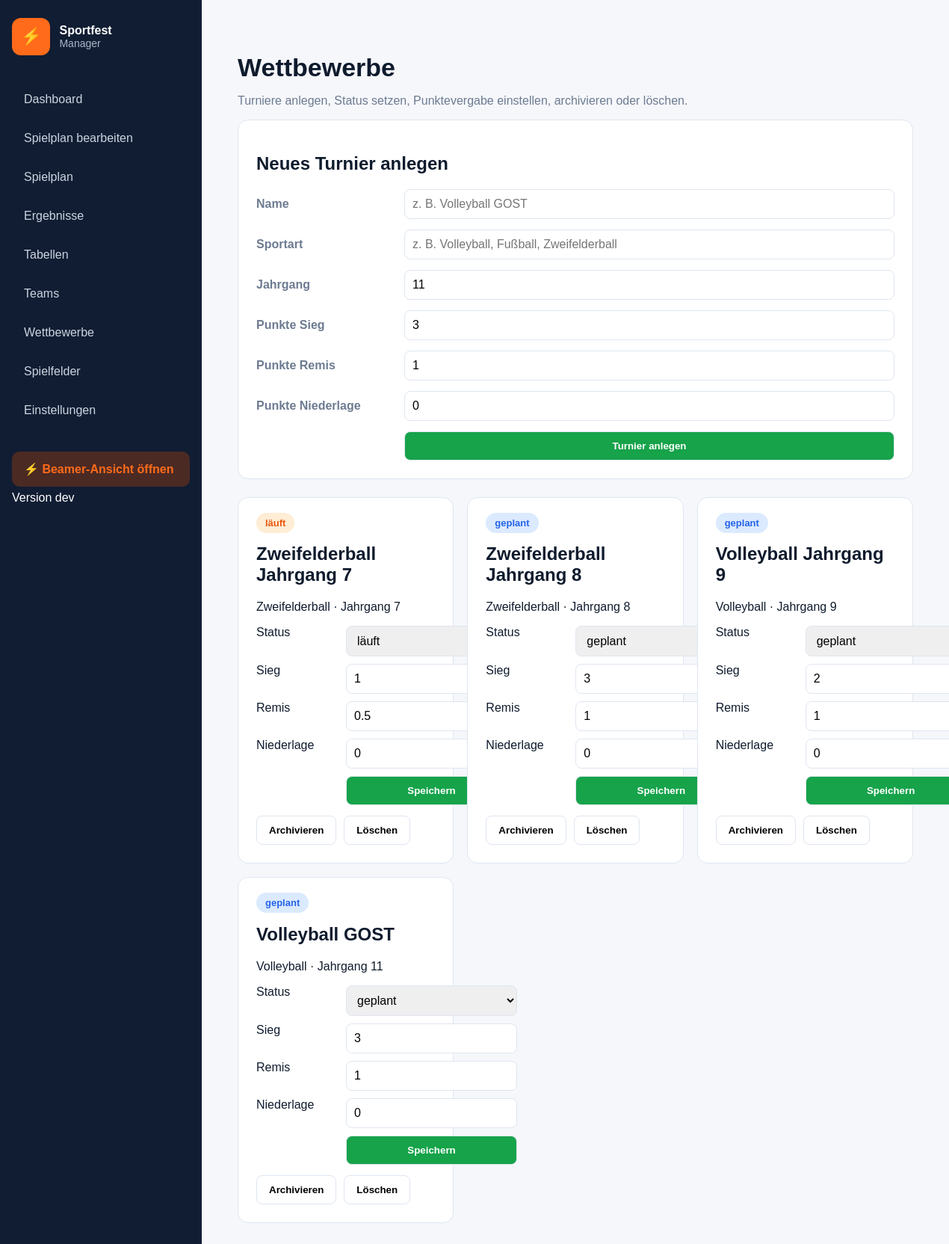
Screenshot of /wettbewerbe with the database file from the repository.
### tables this page shows
CREATE TABLE competitions (
            id INTEGER PRIMARY KEY AUTOINCREMENT,
            name TEXT NOT NULL UNIQUE,
            sportart TEXT NOT NULL,
            jahrgang INTEGER NOT NULL,
            status TEXT NOT NULL DEFAULT 'geplant',
            points_win INTEGER NOT NULL DEFAULT 3,
            points_draw INTEGER NOT NULL DEFAULT 1,
            points_loss INTEGER NOT NULL DEFAULT 0
        );

### app/main.py (the view)
@app.get("/wettbewerbe")
def wettbewerbe(request: Request):
    competitions = get_all_competitions()
    return templates.TemplateResponse(
        request=request,
        name="wettbewerbe.html",
        context={"competitions": competitions}
    )

### app/database.py (called while the page is built)
def get_conn():
    conn = sqlite3.connect(DB_PATH)
    conn.row_factory = sqlite3.Row
    return conn

### app/main.py (called while the page is built)
def get_app_version():
    try:
        with open("/app/VERSION", "r", encoding="utf-8") as version_file:
            return version_file.read().strip()
    except FileNotFoundError:
        return "dev"

def get_all_competitions():
    with get_conn() as conn:
        return conn.execute("""
            SELECT *
            FROM competitions
            ORDER BY
                CASE WHEN status = 'archiviert' THEN 1 ELSE 0 END,
                jahrgang,
                name
        """).fetchall()

### app/templates/wettbewerbe.html (shortened to what this page needs)
{% extends "base.html" %}
{% block content %}
<h1>Wettbewerbe</h1>
<p class="muted">Turniere anlegen, Status setzen, Punktevergabe einstellen, archivieren oder löschen.</p>
<section class="panel">
    <h2>Neues Turnier anlegen</h2>
    <form method="post" action="/competition/create" class="admin-form">
        <label>Name</label>
        <input type="text" name="name" placeholder="z. B. Volleyball GOST" required>
        <label>Sportart</label>
        <input type="text" name="sportart" placeholder="z. B. Volleyball, Fußball, Zweifelderball" required>
        <label>Jahrgang</label>
        <input type="number" name="jahrgang" value="11" min="1" max="13" required>
        <label>Punkte Sieg</label>
        <input type="number" step="0.5" name="points_win" value="3" required>
        <label>Punkte Remis</label>
        <input type="number" step="0.5" name="points_draw" value="1" required>
        <label>Punkte Niederlage</label>
        <input type="number" step="0.5" name="points_loss" value="0" required>
        <button class="green" type="submit">Turnier anlegen</button>
    </form>
</section>
<section class="cards">
{% for c in competitions %}
    <div class="card column {% if c.status == 'archiviert' %}archived-card{% endif %}">
        <span class="badge {{ c.status }}">{{ c.status }}</span>
        <h2>{{ c.name }}</h2>
        <p>{{ c.sportart }} · Jahrgang {{ c.jahrgang }}</p>
        <form method="post" action="/competition/{{ c.id }}/update" class="points-form">
            <label>Status</label>
            <select name="status" required>
                <option value="geplant" {% if c.status == "geplant" %}selected{% endif %}>geplant</option>
                <option value="läuft" {% if c.status == "läuft" %}selected{% endif %}>läuft</option>
            </select>
            <label>Sieg</label>
            <input type="number" step="0.5" name="points_win" value="{{ c.points_win }}" required>
            <label>Remis</label>
            <input type="number" step="0.5" name="points_draw" value="{{ c.points_draw }}" required>
            <label>Niederlage</label>
            <input type="number" step="0.5" name="points_loss" value="{{ c.points_loss }}" required>
            <button class="green" type="submit">Speichern</button>
        </form>
        <div class="competition-actions">
            {% if c.status == "archiviert" %}
                <form method="post" action="/competition/{{ c.id }}/restore">
                    <button type="submit">Wiederherstellen</button>
                </form>
            {% else %}
                <form method="post" action="/competition/{{ c.id }}/archive"
                      onsubmit="return confirm('Turnier archivieren? Es verschwindet dann aus Spielplan, Ergebnissen und Tabellen.');">
                    <button type="submit">Archivieren</button>
                </form>
            {% endif %}
            <form method="post" action="/competition/{{ c.id }}/delete"
                  onsubmit="return confirm('Turnier wirklich endgültig löschen? Alle zugehörigen Spiele werden ebenfalls gelöscht.');">
                <button type="submit">Löschen</button>
            </form>
        </div>
    </div>
{% endfor %}
</section>
{% endblock %}

### app/static/style.css (style rules this page uses)
:root { --navy: #111d33; --navy2: #1c2e56; --orange: #ff6b1a; --bg: #f5f7fb; --border: #dfe6f0; --text: #0f1b2d; --muted: #6d7b91; --green: #16a34a; --blue: #2563eb; }
* { box-sizing: border-box; }
body { margin: 0; font-family: Arial, sans-serif; background: var(--bg); color: var(--text); }
h1 { font-size: 34px; margin-bottom: 4px; }
.muted { color: var(--muted); }
.stat, .panel, .card, .result-card { background: white; border: 1px solid var(--border); border-radius: 14px; padding: 24px; }
.panel { margin-bottom: 24px; }
.badge { padding: 6px 12px; border-radius: 999px; font-weight: bold; font-size: 13px; }
.badge.läuft { background: #ffedd5; color: #ea580c; }
.badge.geplant { background: #dbeafe; color: #2563eb; }
input, select { font-size: 16px; padding: 10px; border: 1px solid var(--border); border-radius: 8px; }
button { border: 1px solid var(--border); border-radius: 8px; padding: 11px 16px; background: white; font-weight: bold; cursor: pointer; }
button.green { background: var(--green); color: white; }
.cards { display: grid; grid-template-columns: repeat(3, minmax(240px, 1fr)); gap: 18px; }
.card { display: flex; gap: 14px; align-items: center; }
.card.column { display: block; }
.admin-form { display: grid; grid-template-columns: 180px 1fr; gap: 14px 18px; align-items: center; }
.admin-form label { font-weight: bold; color: var(--muted); }
.admin-form input, .admin-form select { width: 100%; }
.admin-form button { grid-column: 2; }
.points-form { display: grid; grid-template-columns: 110px 1fr; gap: 10px; margin-top: 16px; }
.points-form button { grid-column: 2; }

### app/templates/wettbewerbe.html (style rules this page uses)
.competition-actions { display: flex; gap: 10px; margin-top: 14px; flex-wrap: wrap; }

### rows the page displays
competitions: status "läuft", name "Zweifelderball Jahrgang 7", sportart "Zweifelderball", jahrgang "7", points_win "1", points_draw "0.5", points_loss "0"
competitions: status "geplant", name "Zweifelderball Jahrgang 8", sportart "Zweifelderball", jahrgang "8", points_win "3", points_draw "1", points_loss "0"
competitions: status "geplant", name "Volleyball Jahrgang 9", sportart "Volleyball", jahrgang "9", points_win "2", points_draw "1", points_loss "0"
competitions: status "geplant", name "Volleyball GOST", sportart "Volleyball", jahrgang "11", points_win "3", points_draw "1", points_loss "0"

### other values shown
{{ app_version() }} "dev"
